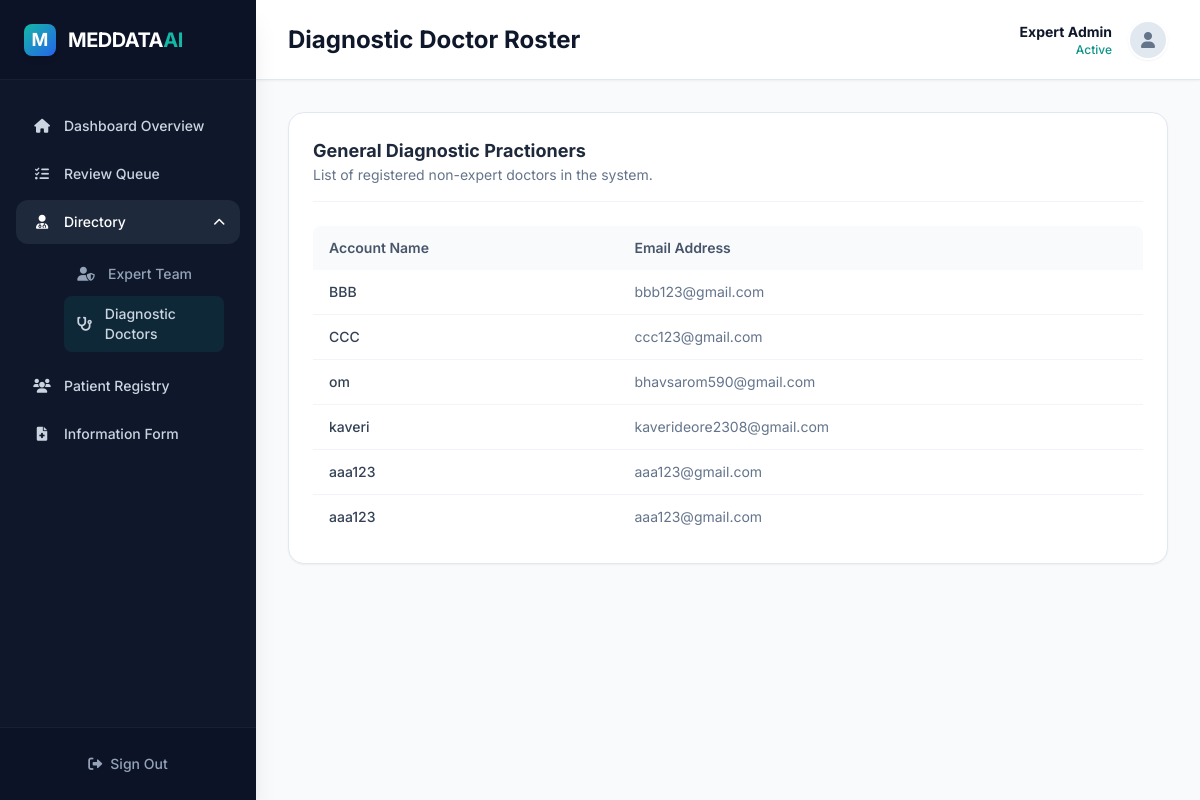
Page /mri/doctor/ on the committed database.
### mri/models.py (models this page shows, shortened)
class Registration(models.Model):
    username = models.CharField(max_length=100)
    email = models.EmailField()
    password = models.CharField(max_length=255)

### mri/views.py (the view)
# urls.py: path('doctor/', views.doctor, name='doctor'),
def doctor(request):
    doctors = Registration.objects.all().values('username', 'email')  # Only username and email
    return render(request, 'mri/doctor.html', {'doctors': doctors})

### mri/templates/mri/doctor.html (shortened to what this page needs)
{% load static %}
<!DOCTYPE html>
<html lang="en">
<head>
    <script src="https://cdn.tailwindcss.com"></script>
    <link href="https://cdnjs.cloudflare.com/ajax/libs/font-awesome/6.0.0-beta3/css/all.min.css" rel="stylesheet">
    <link rel="stylesheet" href="https://cdn.datatables.net/1.13.4/css/jquery.dataTables.min.css">
    <link rel="stylesheet" href="https://cdn.datatables.net/buttons/2.4.1/css/buttons.dataTables.min.css">
</head>
<body class="font-sans antialiased bg-slate-50 text-slate-800 flex h-screen overflow-hidden">
    <aside
        class="w-64 bg-slate-900 text-slate-300 flex flex-col transition-all duration-300 z-20 flex-shrink-0 relative shadow-xl">
        <div class="h-20 flex items-center px-6 border-b border-slate-800/60 bg-slate-950/20">
            <div
                class="w-8 h-8 rounded-lg bg-gradient-to-br from-brand-500 to-blue-600 flex items-center justify-center text-white font-bold text-lg shadow-md mr-3">
                M
            </div>
            <a href="{% url 'expertdashboard' %}" class="text-xl font-bold tracking-tight text-white">
                MEDDATA<span class="text-brand-500">AI</span>
            </a>
        </div>
        <nav class="flex-grow overflow-y-auto py-6 px-4 space-y-1 custom-scrollbar">
            <a href="{% url 'expertdashboard' %}"
                class="flex items-center px-4 py-3 text-sm font-medium rounded-xl text-slate-300 hover:bg-slate-800 hover:text-white transition-colors">
                <i class="fas fa-home w-5 mr-3 text-center"></i> Dashboard Overview
            </a>
            <a href="{% url 'checkings' %}"
                class="flex items-center px-4 py-3 text-sm font-medium rounded-xl text-slate-300 hover:bg-slate-800 hover:text-white transition-colors">
                <i class="fas fa-tasks w-5 mr-3 text-center"></i> Review Queue
            </a>
            <div class="space-y-1">
                <button type="button" onclick="toggleDropdown('doctors-menu')"
                    class="w-full flex items-center justify-between px-4 py-3 text-sm font-medium rounded-xl bg-slate-800 text-white transition-colors">
                    <div class="flex items-center">
                        <i class="fas fa-user-md w-5 mr-3 text-center"></i> Directory
                    </div>
                    <i class="fas fa-chevron-down text-xs transition-transform duration-200 rotate-180"
                        id="doctors-menu-icon"></i>
                </button>
                <div class="pl-12 pr-4 py-2 space-y-1" id="doctors-menu">
                    <a href="{% url 'expertdoctor' %}"
                        class="flex items-center px-3 py-2 text-sm font-medium rounded-lg text-slate-400 hover:text-white hover:bg-slate-800/50 transition-colors"><i class="fas fa-user-shield w-5 mr-3 text-center"></i> Expert Team</a>
                    <a href="{% url 'doctor' %}"
                        class="flex items-center px-3 py-2 text-sm font-medium rounded-lg bg-brand-500/10 text-brand-400 transition-colors"><i class="fas fa-stethoscope w-5 mr-3 text-center"></i> Diagnostic Doctors</a>
                </div>
            </div>
            <a href="{% url 'patient_list' %}"
                class="flex items-center px-4 py-3 text-sm font-medium rounded-xl text-slate-300 hover:bg-slate-800 hover:text-white transition-colors">
                <i class="fas fa-users w-5 mr-3 text-center"></i> Patient Registry
            </a>
            <a href="{% url 'infoform' %}"
                class="flex items-center px-4 py-3 text-sm font-medium rounded-xl text-slate-300 hover:bg-slate-800 hover:text-white transition-colors">
                <i class="fas fa-file-medical w-5 mr-3 text-center"></i> Information Form
            </a>
        </nav>
        <div class="p-4 border-t border-slate-800/60 bg-slate-950/20">
            <a href="{% url 'dashboard' %}"
                class="flex items-center justify-center px-4 py-2.5 text-sm font-medium rounded-lg text-slate-400 hover:text-white hover:bg-red-500/10 hover:text-red-400 transition-colors w-full group">
                <i class="fas fa-sign-out-alt mr-2 group-hover:-translate-x-1 transition-transform"></i> Sign Out
            </a>
        </div>
    </aside>
    <main class="flex-grow flex flex-col min-w-0 bg-slate-50 overflow-y-auto">
        <header class="h-20 flex-shrink-0 bg-white border-b border-slate-200 flex items-center justify-between px-8 sticky top-0 z-10 shadow-sm">
            <div>
                <h1 class="text-2xl font-bold text-slate-900">Diagnostic Doctor Roster</h1>
            </div>
            <div class="flex items-center gap-4">
                <div class="hidden md:flex flex-col text-right">
                    <span class="text-sm font-bold text-slate-900">Expert Admin</span>
                    <span class="text-xs font-medium text-brand-600">Active</span>
                </div>
                <div class="w-10 h-10 rounded-full bg-slate-200 border-2 border-white shadow-sm flex items-center justify-center text-slate-500 overflow-hidden">
                    <i class="fas fa-user"></i>
                </div>
            </div>
        </header>
        <div class="p-8 max-w-7xl w-full animate-fade-in-up">
            {% block content %}
            <div class="bg-white rounded-2xl p-6 shadow-sm border border-slate-200">
                <div class="mb-6 border-b border-slate-100 pb-4">
                    <h2 class="text-lg font-bold text-slate-800">General Diagnostic Practioners</h2>
                    <p class="text-sm text-slate-500">List of registered non-expert doctors in the system.</p>
                </div>
                <table id="patientTable" class="display nowrap w-full" style="width:100%">
                    <thead class="bg-slate-50 text-slate-600 text-sm">
                        <tr>
                            <th class="text-left font-semibold py-3 px-4 rounded-tl-lg">Account Name</th>
                            <th class="text-left font-semibold py-3 px-4 rounded-tr-lg">Email Address</th>
                        </tr>
                    </thead>
                    <tbody class="text-slate-700 text-sm">
                        {% for doctor in doctors %}
                        <tr class="hover:bg-slate-50 transition-colors border-b border-slate-100 last:border-0">
                            <td class="py-3 px-4 font-medium">{{ doctor.username }}</td>
                            <td class="py-3 px-4 text-slate-500">{{ doctor.email }}</td>
                        </tr>
                        {% endfor %}
                    </tbody>
                </table>
            </div>
            {% endblock %}
        </div>
    </main>
</body>
</html>

### mri/templates/mri/doctor.html (style rules this page uses)
body { background-color: #f8fafc; }

### rows in the picture
Registration: username "BBB", email "bbb123@gmail.com"
Registration: username "CCC", email "ccc123@gmail.com"
Registration: username "om", email "bhavsarom590@gmail.com"
Registration: username "kaveri", email "kaverideore2308@gmail.com"

### other values in the picture
{{ doctor.username }} "aaa123" "aaa123"
{{ doctor.email }} "aaa123@gmail.com" "aaa123@gmail.com"
